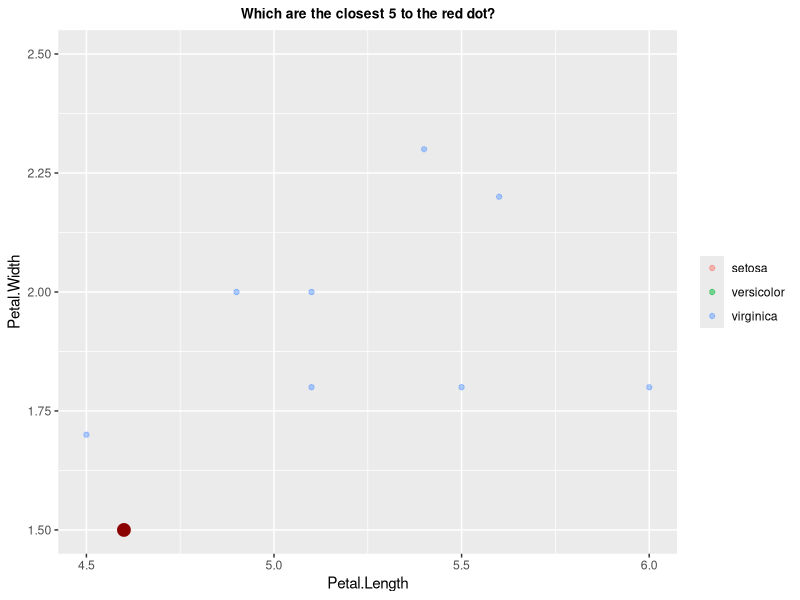

Generate this figure with R:
## ---- chunk 1
iris<-iris
## ---- chunk 2
library(caret)
library(tidyverse)
set.seed(1)

indxTrain <- createDataPartition(y = iris[, names(iris) == "Species"], p = 0.6, list = F)

train <- iris[indxTrain,]

train1<-train%>%
  filter(Species=="setosa")%>% 
  sample_n(10)
train2<-train%>%
  filter(Species=="versicolor")%>% 
  sample_n(10)
train3<-train%>%
  filter(Species=="virginica")%>% 
  sample_n(10)
graph_train<-rbind(train1,train2,train3)

test <- iris[-indxTrain,]

graph_test<-test%>%
  sample_n(1)
## ---- chunk 3
library(ggplot2)
ggplot(data=graph_train,mapping = aes(x=Petal.Length,y=Petal.Width,color=Species))+geom_point(alpha=0.5) + 
   geom_point(data=graph_test, color="darkred", size=4) + theme(legend.title = element_blank())+ggtitle("Which are the closest 5 to the red dot?")+xlim(4.5,6)+ylim(1.5,2.5)+
  theme(plot.title = element_text(hjust=0.5, size=10, face='bold'))

## ---- chunk 4
    #set the seed :)
    set.seed(1)
    #lets split the data 60/40
    library(caret)
    trainIndex.6 <- createDataPartition(iris$Species, p = .6, list = FALSE, times = 1)

    #grab the data
    irisTrain.6 <- iris[ trainIndex.6,]
    irisTest.6  <- iris[-trainIndex.6,]


    preProcValues.6 <- preProcess(irisTrain.6, method = c("center", "scale"))

    trainTransformed.6 <- predict(preProcValues.6, irisTrain.6)

    preProcValues.6 <- preProcess(irisTest.6, method = c("center", "scale"))
    testTransformed.6 <- predict(preProcValues.6, irisTest.6)

    #fit knn
    knn_fit.6<-train(Species~.,
                   data=trainTransformed.6,
                   method="knn",
                   tuneGrid=data.frame(k=5))

    knn_fit.6


    #predict on the test set
    knn_pred.6<-predict(knn_fit.6,testTransformed.6)

    #confusion matrix
    confusionMatrix(knn_pred.6,testTransformed.6$Species)

## ---- chunk 5
    #predict on the test set
    knn_pred.6<-predict(knn_fit.6,testTransformed.6)

    #confusion
    confusionMatrix(knn_pred.6,testTransformed.6$Species)

